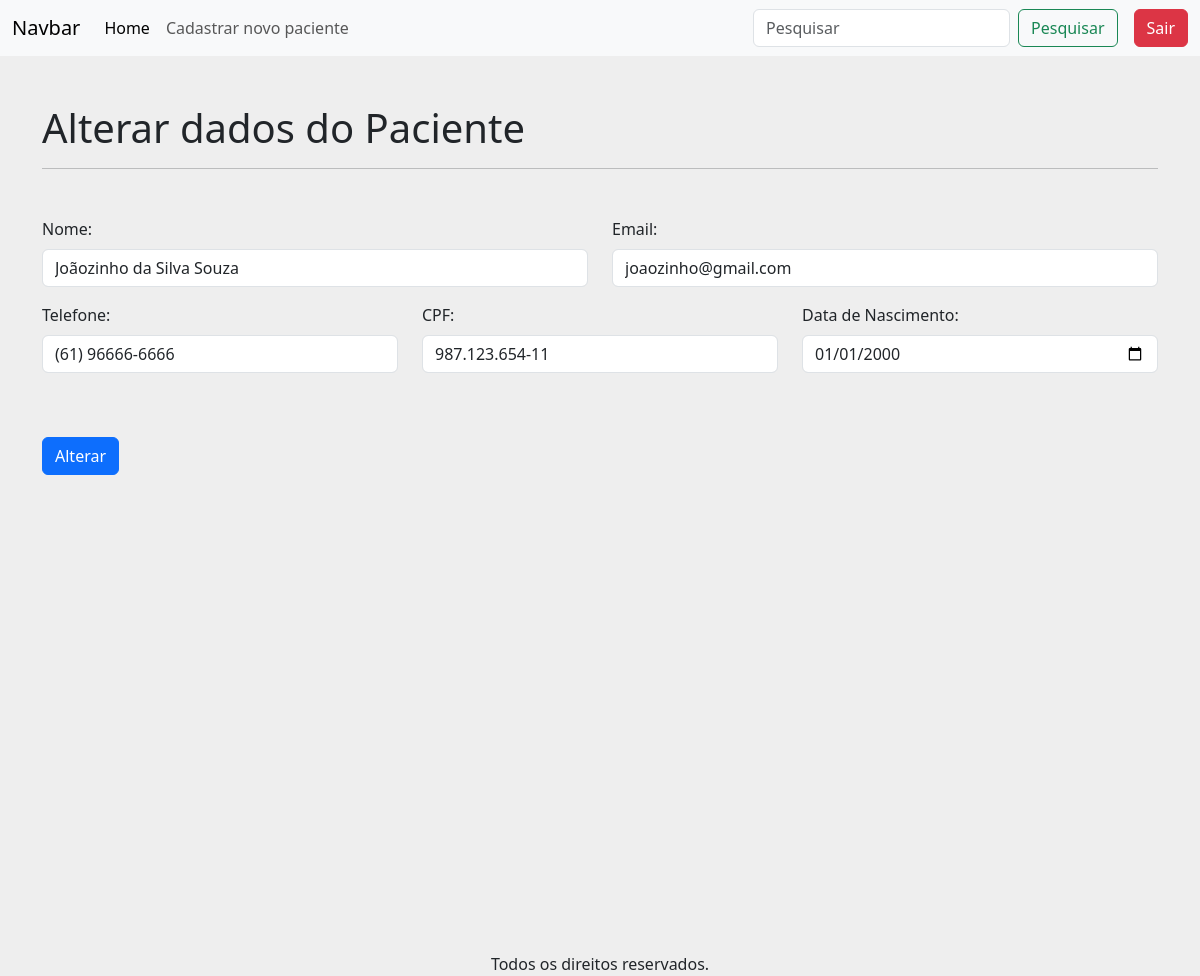
Screenshot of /alterarPaciente/4 (signed in) with the database file from the repository.
### apps/crud/models.py (models this page shows, shortened)
class Paciente(models.Model):
    codigo_paciente = models.AutoField(primary_key=True)
    nome = models.CharField(null=False, blank=False)
    cpf = models.CharField(max_length=14, unique=True, null=False, blank=False)
    email = models.EmailField(unique=True, null=False, blank=False)
    telefone = models.CharField(max_length=15, null=False, blank=False)
    data_nascimento = models.DateField(null=False, blank=False)
    sintomas = models.TextField(null=True, blank=True)

### apps/crud/views.py (the view, shortened to what this page needs)
# urls.py: path('alterarPaciente/<int:codigo_paciente>', views.alterar_paciente, name='alterar_paciente'),
@login_required
def alterar_paciente(request,codigo_paciente):
    paciente = Paciente.objects.get(codigo_paciente=codigo_paciente)
    return render(request, "alterar_dados.html", {'paciente':paciente})

### apps/crud/templates/alterar_dados.html (shortened to what this page needs)
{% extends 'base-crud.html' %}
{% load static %}
{% block content %}
<h1 class="mt-5">
    Alterar dados do Paciente
</h1>
<hr>
<form action="{% url 'alterar_paciente' paciente.codigo_paciente %}" method="POST">
    <div class="row mt-5">
        <div class="col-12 col-md-6 mb-3">
            <label for="nome" class="form-label">Nome:</label>
            <input type="text" class="form-control" id="nome" name="nome" value="{{ paciente.nome }}" required>
        </div>
        <div class="col-12 col-md-6 mb-3">
            <label for="email" class="form-label">Email:</label>
            <input type="email" class="form-control" id="email" name="email" value="{{ paciente.email }}" required>
        </div>
        <div class="col-12 col-md-6 col-lg-4 mb-3">
            <label for="telefone" class="form-label">Telefone:</label>
            <input type="text" class="form-control" id="telefone" name="telefone" value="{{ paciente.telefone }}" required>
        </div>
        <div class="col-12 col-md-6 col-lg-4 mb-3">
            <label for="cpf" class="form-label">CPF:</label>
            <input type="text" class="form-control" id="cpf" name="cpf"  value="{{ paciente.cpf }}" required>
        </div>
        <div class="col-12 col-md-6 col-lg-4 mb-3">
            <label for="data_nascimento" class="form-label">Data de Nascimento:</label>
            <input type="date" class="form-control" id="data_nascimento" name="data_nascimento" value="{{ paciente.data_nascimento|date:'Y-m-d' }}" required>
        </div>
        <div class="d-flex justify-content-start mt-5 mb-5">
            <button type="submit" class="btn btn-primary">Alterar</button>
        </div>
    </div>
</form>
{% endblock %}

### rows the page displays
Paciente: nome "Joãozinho da Silva Souza", email "joaozinho@gmail.com", telefone "(61) 96666-6666", cpf "987.123.654-11", data_nascimento "01/01/2000"
